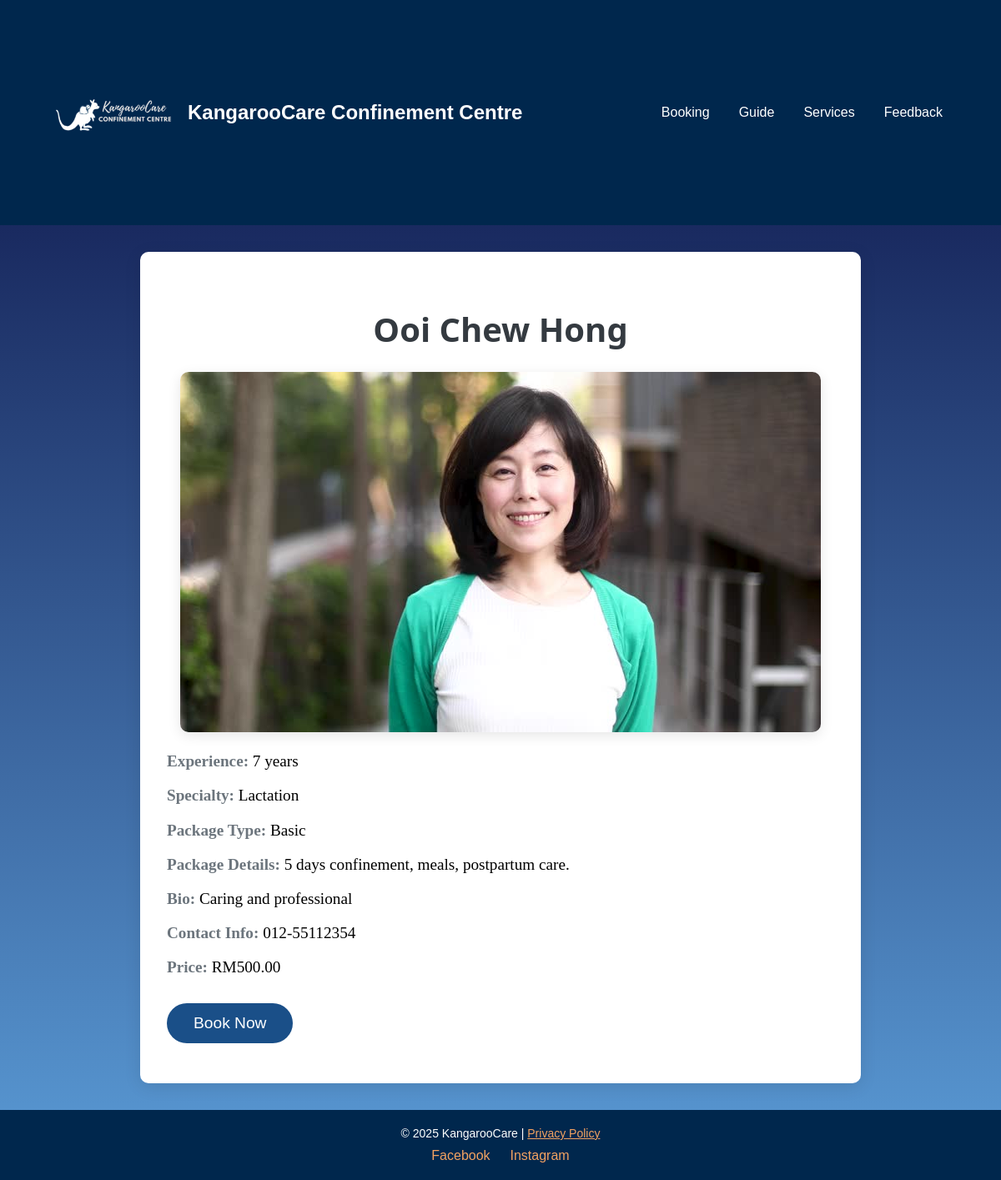
Page /view_profile.php?id=1 (signed in) on the committed database.
### tables this page shows
CREATE TABLE `ladies` (
  `id` int(11) NOT NULL,
  `name` varchar(255) NOT NULL,
  `package_type` enum('Basic','Premium') NOT NULL,
  `package_details` text NOT NULL,
  `experience` int(11) NOT NULL,
  `price` decimal(10,2) DEFAULT NULL,
  `age` int(11) NOT NULL,
  `photo_url` varchar(255) DEFAULT NULL,
  `specialty` varchar(255) DEFAULT NULL,
  `bio` text DEFAULT NULL,
  `contact_info` varchar(255) DEFAULT NULL,
  `password` varchar(255) NOT NULL
);

### view_profile.php (the view, shortened to what this page needs)
<?php
require_once 'config/db.php';
$id = $_GET['id'];
$sql = "SELECT * FROM ladies WHERE id = $id";
$result = $conn->query($sql);
$lady = $result->fetch_assoc();
?>
<!DOCTYPE html>
<html lang="en">
<head>
</head>
<body>
    <header>
    <div class="header-title">
        <img src="images/kangaroo-logo.png" alt="Logo">
        <h1>KangarooCare Confinement Centre</h1>
    </div>
    <nav class="nav-links">
        <a href="booking.php">Booking</a>
        <a href="guide.php">Guide</a>
        <a href="service_distinct.php">Services</a>
        <a href="feedback.php">Feedback</a>
    </nav>
    </header>
    <section class="lady-details">
        <h2><?php echo $lady['name']; ?></h2>
        <img src="image/<?php echo $lady['photo_url']; ?>" alt="Photo of <?php echo $lady['name']; ?>" class="lady-photo">
        <p><strong>Experience:</strong> <?php echo $lady['experience']; ?> years</p>
        <p><strong>Specialty:</strong> <?php echo $lady['specialty']; ?></p>
        <p><strong>Package Type:</strong> <?php echo $lady['package_type']; ?></p>
        <p><strong>Package Details:</strong> <?php echo $lady['package_details']; ?></p>
        <p><strong>Bio:</strong> <?php echo $lady['bio']; ?></p>
        <p><strong>Contact Info:</strong> <?php echo $lady['contact_info']; ?></p>
        <p><strong>Price:</strong> RM<?php echo $lady['price']; ?></p>
        <a href="booking.php?id=<?php echo $lady['id']; ?>">Book Now</a>
    </section>
    <footer>
    &copy; 2025 KangarooCare | <a href="#" style="color: #f4a261;">Privacy Policy</a>
    <div class="social-links">
        <a href="https://facebook.com">Facebook</a>
        <a href="https://instagram.com">Instagram</a>
    </div>
</footer>
</body>
</html>

### view_profile.php (style rules this page uses)
body { margin: 0; font-family: Arial, sans-serif; background: linear-gradient(to bottom, #0a0f44, #5a9bd6); color: #333; }
header { background-color: #00274d; color: white; padding: 60px; display: flex; justify-content: space-between; align-items: center; }
header img { width: 150px; margin-right: 15px; }
header .header-title { display: flex; align-items: center; }
header h1 { margin: 0; font-size: 24px; }
.nav-links { display: flex; gap: 15px; }
.nav-links a { color: white; text-decoration: none; font-size: 16px; padding: 5px 10px; border-radius: 5px; transition: background-color 0.3s; }
footer { background-color: #00274d; color: white; padding: 20px; text-align: center; font-size: 14px; }
footer .social-links { margin-top: 10px; }
footer .social-links a { color: #f4a261; text-decoration: none; margin: 0 10px; font-size: 16px; }
.lady-details { max-width: 800px; margin: 2rem auto; background-color: #fff; padding: 2rem; border-radius: 10px; box-shadow: 0 4px 20px rgba(0, 0, 0, 0.1); }
.lady-details h2 { font-size: 2.5rem; color: #343a40; margin-bottom: 1.5rem; text-align: center; font-family: 'Segoe UI', Tahoma, Geneva, Verdana, sans-serif }
.lady-details img { display: block; margin: 0 auto 1.5rem; max-width: 100%; height: auto; border-radius: 10px; box-shadow: 0 4px 15px rgba(0, 0, 0, 0.1); }
.lady-details p { font-size: 1.2rem; margin-bottom: 1rem; font-family: Georgia, 'Times New Roman', Times, serif }
.lady-details p strong { color: #6c757d; font-weight: bold; font-family: Georgia, 'Times New Roman', Times, serif; }
.lady-details a { display: inline-block; margin: 1rem 0; background-color: #1a4f88; color: #fff; padding: 0.8rem 2rem; font-size: 1.2rem; text-decoration: none; border-radius: 50px; transition: background-color 0.3s ease; text-align: center; }

### rows in the picture
ladies: name "Ooi Chew Hong", photo_url+name (picture), experience "7", specialty "Lactation", package_type "Basic", package_details "5 days confinement, meals, postpartum care.", bio "Caring and professional", contact_info "012-55112354", price "500.00"
